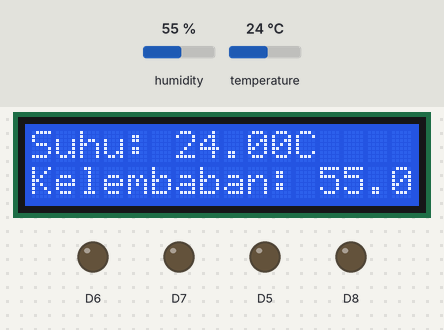
A sketch run on a simulated ESP8266 (NodeMCU). Parts: 16×2 character LCD, output pins drawn as LEDs (lit = HIGH). Inputs (shaded band) come from the test bench; at power-on: humidity 55 %, temperature 24 °C. WiFi joins after 1.5 s; servers stay silent unless stated; no MQTT or app messages arrive unless stated; what the sketch prints to the serial monitor is not drawn.

Above: at 5.6 s.
5.7 s: humidity set to 22 %
At 11.2 s:
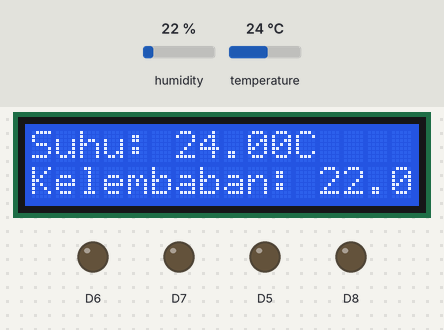
11.5 s: temperature set to 12 °C
At 16.3 s:
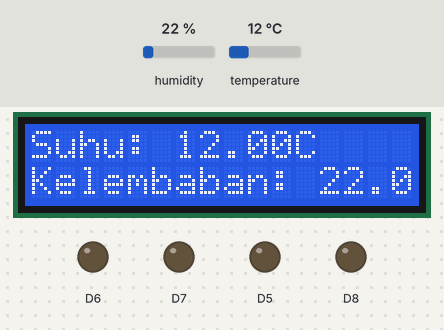
18.0 s: humidity set to 40 %
At 21.2 s:
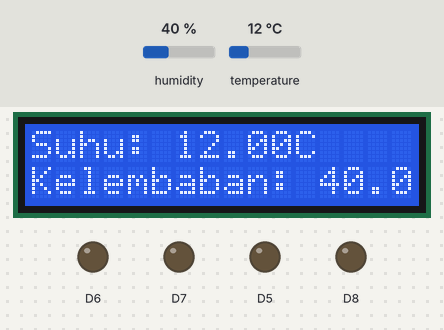
21.5 s: temperature set to 19 °C
At 26.3 s:
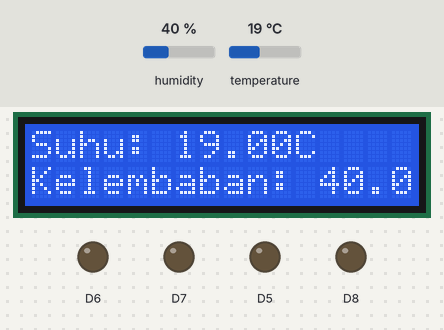
Timing chart, 0 to 27.8 s (numbered marks = the images above; inputs shaded):
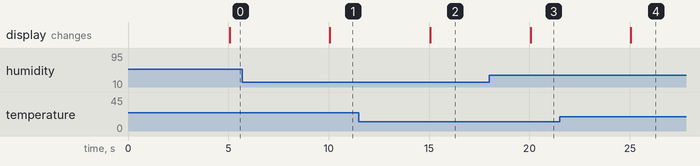

The sketch:

esp8266_suhu_kelembaban_led.ino
```cpp
#include <EEPROM.h>
#include <ESP8266WiFi.h>
#include <PubSubClient.h>
#include <Wire.h>
#include <stdlib.h>
#include <ArduinoJson.h>
#include <LiquidCrystal_I2C.h>
#include <Wire.h>
#include "DHT.h"

#define DHTPIN D4
#define DHTTYPE DHT11

DHT dht(DHTPIN, DHTTYPE);
LiquidCrystal_I2C lcd(0x27, 16, 2);

const char* ssid = "navajo";
const char* password = "nafkaard";
const char* mqtt_server = "usm.revolusi-it.com";
const char* user_mqtt = "usm";
const char* pass_mqtt = "usmjaya24";

const char* topik = "test/test";

WiFiClient espClient;
PubSubClient client(espClient);

void callback(char* topic, byte* payload, unsigned int length) {
    Serial.print("Pesan dari MQTT [");
    Serial.print(topic);
    Serial.print("] ");

    StaticJsonDocument<256> doc;
    DeserializationError error = deserializeJson(doc, payload, length);

    if (error) {
        Serial.print("deserializeJson() failed: ");
        Serial.println(error.c_str());
        return;
    }

    const char* nim = doc["nim"];
    const char* messages = doc["messages"];

    Serial.print("NIM: ");
    Serial.println(nim);
    Serial.print("Messages: ");
    Serial.println(messages);

    unsigned long start = millis();
    if (String(nim) == "G.231.20.0136") {
        if (String(messages) == "D5=1") { digitalWrite(D5, HIGH); }
        if (String(messages) == "D6=1") { digitalWrite(D6, HIGH); }
        if (String(messages) == "D7=1") { digitalWrite(D7, HIGH); }
        if (String(messages) == "D8=1") { digitalWrite(D8, HIGH); }

        if (String(messages) == "D5=0") { digitalWrite(D5, LOW); }
        if (String(messages) == "D6=0") { digitalWrite(D6, LOW); }
        if (String(messages) == "D7=0") { digitalWrite(D7, LOW); }
        if (String(messages) == "D8=0") { digitalWrite(D8, LOW); }
    }
    unsigned long end = millis();
    Serial.print("Processing time: ");
    Serial.print(end - start);
    Serial.println(" ms");
}

void reconnect() {
    while (!client.connected()) {
        Serial.print("Menghubungkan kembali ke MQTT Server: ");
        Serial.println(mqtt_server);
        if (client.connect("G.231.20.0136", user_mqtt, pass_mqtt)) {
            Serial.println("Terhubung ke MQTT server");
            client.subscribe(topik);
        } else {
            Serial.print("Failed, rc=");
            Serial.print(client.state());
            Serial.println(" coba lagi dalam 5 detik...");
            delay(5000);
        }
    }
}

void konek_wifi() {
    WiFi.begin(ssid, password);
    while (WiFi.status() != WL_CONNECTED) {
        delay(500);
        Serial.print(".");
    }
    Serial.println("Terhubung ke WiFi");
}

void publishData(float temperature, float humidity) {
    StaticJsonDocument<256> doc;
    doc["nim"] = "G.231.20.0136";
    doc["suhu"] = temperature;
    doc["kelembaban"] = humidity;

    char buffer[256];
    size_t n = serializeJson(doc, buffer);

    Serial.print("Publishing data: ");
    Serial.println(buffer);

    client.publish(topik, buffer, n);
}

void setup() {
    Serial.begin(9600);
    Wire.begin(D2, D1);
    lcd.begin(16, 2);
    lcd.backlight();
    dht.begin();

    client.setServer(mqtt_server, 1883);
    client.setCallback(callback);

    pinMode(D1, OUTPUT);
    pinMode(D2, OUTPUT);
    pinMode(D4, OUTPUT);
    pinMode(D5, OUTPUT);
    pinMode(D6, OUTPUT);
    pinMode(D7, OUTPUT);
    pinMode(D8, OUTPUT);

    konek_wifi();
}

void loop() {
    if (WiFi.status() != WL_CONNECTED) {
        konek_wifi();
    }

    if (!client.connected()) {
        reconnect();
    }

    client.loop();

    static unsigned long lastPublishTime = 0;
    if (millis() - lastPublishTime >= 5000) {
        lastPublishTime = millis();
        float h = dht.readHumidity();
        float t = dht.readTemperature();

        lcd.setCursor(0, 0);
        lcd.print("Suhu: " + String(t) + "C");
        lcd.setCursor(0, 1);
        lcd.print("Kelembaban: " + String(h) + "%");

        publishData(t, h);
    }
}
```

Measured:
- after the input at 5.7 s, the display: changes after 4.4 s (image 1)
- after the input at 11.5 s, the display: changes after 3.6 s (image 2)
- after the input at 18.0 s, the display: changes after 2.1 s (image 3)
- after the input at 21.5 s, the display: changes after 3.6 s (image 4)
